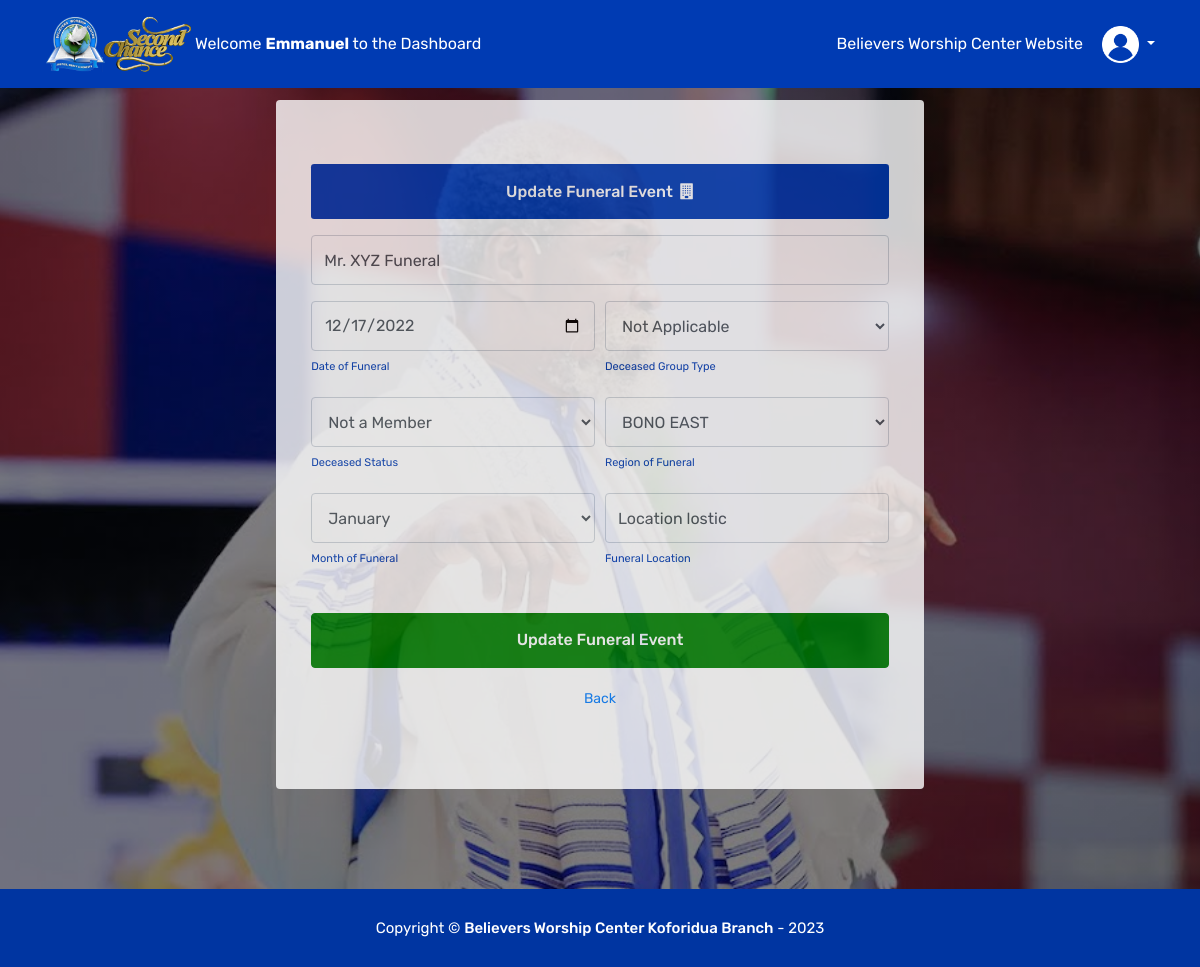
Page /users/updateFuneralEvent.php?anykey=7 (signed in) on the committed database.
### tables this page shows
CREATE TABLE `funerals` (
  `funeral_id` int(10) NOT NULL,
  `funeral_name` varchar(100) NOT NULL,
  `funeral_date` date NOT NULL,
  `deceased_status` varchar(100) NOT NULL,
  `deceased_group` varchar(100) NOT NULL,
  `funeral_region` varchar(100) NOT NULL,
  `funeral_month` varchar(100) NOT NULL,
  `funeral_location` varchar(100) NOT NULL,
  `AdminID` int(10) NOT NULL,
  `AddedBy` varchar(100) NOT NULL,
  `UpdatedBy` varchar(100) DEFAULT NULL,
  `update_date` date DEFAULT NULL
);

### controllers/funeralcontroller.php (called while the page is built, shortened)
<?php
require('../classes/funeralclass.php');
function getFuneral($a){
	$funeral = new funeral_class();
	$checkfuneral = $funeral->getFuneralById($a);
	if ($checkfuneral){
		$Funeral = array();
			while ($record = $funeral->db_fetch()) {
				$Funeral[] = $record;
			}
		return $Funeral;
}
}
?>

### classes/funeralclass.php (called while the page is built, shortened)
<?php
require('../settings/db_class.php');
class funeral_class extends db_connection
{
	public function getFuneralById($id){
		$sql = "SELECT * FROM `funerals` WHERE `funeral_id`='$id'";
		return $this->db_query($sql);
	}
}
?>

### settings/db_class.php (called while the page is built, shortened)
<?php
class db_connection
{
	public $db = null;
	public $results = null;
	function db_connect(){
		$this->db = mysqli_connect(SERVERNAME,USERNAME,PASSWORD,DATABASE);
		if (mysqli_connect_errno()) {
			return false;
		}else{
			return true;
		}
	}
	function db_query($sqlQuery){
		$this->results = mysqli_query($this->db,$sqlQuery);
		if ($this->results == false) {
			return false;
		}else{
			return true;
		}
	}
	function db_fetch(){
		return mysqli_fetch_assoc($this->results);
	}
}
?>

### users/updateFuneralEvent.php (the view, shortened to what this page needs)
<!DOCTYPE html>
<html lang="en">
	<head>
  <link rel="stylesheet" href="../css/all.min.css" />
  <link rel="stylesheet" href="../css/bootstrap.min.css" />
  <link rel="stylesheet" href="../css/owl.carousel.min.css" />
  <link rel="stylesheet" href="../css/jquery.fancybox.min.css" />
  <link rel="stylesheet" href="../css/nice-select.css" />
  <link rel="stylesheet" href="../css/style.css" />
  <link rel="stylesheet" href="../css/font-awesome-4.7.0/css/font-awesome.min.css" />
  <link rel="stylesheet" href="../css/custom.css" />
	</head>
	<body class="home-one">
		<header class="header" style="background-color: #003bb3">
		<div class="container d-flex align-items-center">
		<a class="" href="index.html">
			<img src="../images/bwcLogo.png" style="width: 150px;" alt="" />
		</a>
		<span style="color:white;">Welcome <strong><?php echo $_SESSION['user']['Username']; ?></strong> to the Dashboard</span>
		<nav class="primary-menu">
			<ul>
			<li><a href="https://www.bwcghana.org/" style="font-size: 16px;">Believers Worship Center Website</a></li>
			<li>
				<div class="dropdown" >
					<button class="dropbtn dropdown-toggle"
						data-toggle="dropdown" style="background-color:transparent;border:none;">
						<img src="../images/user.png" style="width: 37px; display: inline-block;" alt="" />
					</button>
				</div>
			</li>
			</ul>
		</nav>
		</div>
  </header>
  <section class="bannerv7a">
        <?php
        require('../controllers/funeralcontroller.php');
        $id = (isset($_GET['anykey']) ? $_GET['anykey'] : '');
        $funeral = getFuneral($id);
        if($funeral){
            foreach ($funeral as $value) {
            $fname=$value['funeral_name'];
            $fdate=$value['funeral_date'];
            $dstatus=$value['deceased_status'];
            $dgroup= $value["deceased_group"];
            $fregion = $value["funeral_region"];
            $fmonth = $value["funeral_month"];
            $flocation = $value["funeral_location"];
            }
        }
        ?>
		<div class="container d-flex justify-content-center">
			<div class="card col-lg-7" style="border: none; opacity: 0.8; margin-bottom: 0;">
				<div class="card-body">
					<div style="display: flex;justify-content: center;align-items: center;">
					</div>
					<form action="" class="mt-lg-2" method="POST" enctype="multipart/form-data">
						<div class="form-row">
							<div class="col-12">
								<div class="form-header mt-4" style="background-color: #003bb3; border-radius: 0.2rem">
									<h6 class="mt-2 text-center">
										Update Funeral Event&nbsp; <i class="fa fa-building" style="color:white;size: 60px;" aria-hidden="true"></i>
									</h6>
								</div>
							</div>
							<div class="col-6">
							</div>
                            <div class="col-6">
                            </div>
                            <div class="col-12">
                                <div class="form-group">
                                <input type="text" pattern="[A-Za-z.0-9\s-]+" title="Enter a valid funeral name"
                                class="form-control" placeholder="Funeral Name eg. The Late Mr. XYZ Funeral" required="required"
                                value="<?php echo isset($fname)? $fname: ''; ?>" id="funeralname" name="funeralname"
                                style="font-size: 16px; height: 50px;" style="width: 200px" />
                                </div>
                            </div>
                            <div class="col-6">
                                <div class="form-group">
                                    <input type="date" class="form-control"
                                    placeholder="Date of Funeral Event" required="required" id="dof" name="dof"
                                    style="font-size: 16px; height: 50px;"
                                    value="<?php echo isset($fdate)? $fdate: ''; ?>"
                                    style="width: 200px; font-size: medium"/>
                                    <span class="instruction" style="font-size: 11px;color:#003bb3;">Date of Funeral</span>
                                </div>
                            </div>
                            <div class="col-6">
                                <div class="form-group">
                                <select id="dgroup" name="dgroup" placeholder="" class="form-control"
                                    style="height: 50px;" required>
                                    <option value="Not Applicable" <?php if($dgroup=="Not Applicable") echo 'selected="selected"';?> >Not Applicable</option>
                                </select>
                                <span class="instruction" style="font-size: 11px;color:#003bb3;">Deceased Group Type</span>
                                </div>
                            </div>
                            <div class="col-6">
                                <div class="form-group">
                                    <select id="fmember" name="fmember" placeholder="Deceased Status" class="form-control"
                                        style="height: 50px;" required>
                                        <option value="Not a Member" <?php if($dstatus=='Not a Member') echo 'selected="selected"'; ?> >Not a Member</option>
                                    </select>
                                    <span class="instruction" style="font-size: 11px;color:#003bb3;">Deceased Status</span>
                                </div>
                            </div>
                            <div class="col-6">
                                <div class="form-group">
                                    <select id="region" name="region" placeholder="Region" class="form-control" style="height: 50px;" required >
                                        <option value="BONO EAST" <?php if($fregion=='BONO EAST') echo 'selected="selected"';?> >BONO EAST</option>
                                    </select>
                                    <span class="instruction" style="font-size: 11px;color:#003bb3;">Region of Funeral</span>
                                </div>
                            </div>
                            <div class="col-6">
                                <div class="form-group">
                                    <select id="month" name="month" placeholder="Month(MM)" class="form-control" style="height: 50px;" required >
                                        <option value="January" <?php  if($fmonth=='January') echo 'selected="selected"'; ?> >January</option>
                                    </select>
                                    <span class="instruction" style="font-size: 11px;color:#003bb3;">Month of Funeral</span>
                                </div>
                            </div>
                            <div class="col-6">
                                <div class="form-group">
                                    <input type="text" pattern="[A-Za-z.0-9\s-]+" title="Enter a valid funeral location"
                                    class="form-control" placeholder="Funeral Location" required="required"
                                    value="<?php echo isset($flocation)? $flocation: ''; ?>" id="funeralloc" name="funeralloc"
                                    style="font-size: 16px; height: 50px;" style="width: 200px" />
                                    <span class="instruction" style="font-size: 11px;color:#003bb3;">Funeral Location</span>
                                </div>
                            </div>
							<div class="form-group mt-4 col-12 mb-5">
								<button type="submit" class="btn btn-primary btn-block" id="button1" name="funeral_update"
									style="background-color: green; border-color: green">
									Update Funeral Event
								</button>
								<div class="text-center mt-3">
									<label style="font-size:14px;"><a href="funeralevents.php">Back</a></label>
								</div>
							</div>
						</div>
					</form>
				</div>
			</div>
		</div>
	</section>
<footer class="footer">
		<div class="foo-btm">
			<div class="container">
				<div class="row">
					<div class="col-md-12">
						<div class="copyright text-center">
							Copyright &copy; <a href="/">Believers Worship Center Koforidua Branch</a> -
						</div>
					</div>
				</div>
			</div>
		</div>
</footer>
	<link rel="stylesheet" href="https://cdnjs.cloudflare.com/ajax/libs/intl-tel-input/16.0.8/css/intlTelInput.css" />
</body>
</html>

### css/style.css (style rules this page uses)
* { margin: 0; padding: 0; -webkit-box-sizing: border-box; box-sizing: border-box; }
body { color: #6c6c6f; background-color: #fff; font-family: "Rubik", sans-serif; font-weight: 400; font-size: 16px; line-height: 28px; }
a { -webkit-transition: all 300ms ease-in-out; -o-transition: all 300ms ease-in-out; transition: all 300ms ease-in-out; }
h1, h2, h3, h4, h5, h6 { font-family: "Rubik", sans-serif; font-weight: 500; }
img { display: block; width: 100%; height: auto; position: relative; }
ul { margin: 0; padding: 0; list-style: none; }
section { display: block; position: relative; padding: 100px 0; width: 100%; }
.btn { color: #fff; display: inline-block; font-size: 16px; font-weight: 500; line-height: 0.8; text-transform: capitalize; min-width: 200px; padding: 20px 25px; position: relative; overflow: hidden; }
@media screen and (min-width: 992px) { .btn:first-of-type { margin-right: 25px; } }
.header .primary-menu ul li a { font-size: 12px; }
.header, .header02, .header03, .header04 { display: block; position: absolute; left: 0; top: 0; height: 88px; width: 100%; z-index: 9; -webkit-transition: all 0.5s; -o-transition: all 0.5s; transition: all 0.5s; background-color: rgba(0, 0, 0, 0.1); }
.header .container, .header02 .container, .header03 .container, .header04 .container { position: relative; height: 100%; }
.header .primary-menu, .header02 .primary-menu, .header03 .primary-menu, .header04 .primary-menu { margin-left: auto; }
.header .primary-menu ul li, .header02 .primary-menu ul li, .header03 .primary-menu ul li, .header04 .primary-menu ul li { display: inline-block; position: relative; }
.header .primary-menu ul li a, .header02 .primary-menu ul li a, .header03 .primary-menu ul li a, .header04 .primary-menu ul li a { color: #fff; display: block; text-transform: capitalize; padding: 5px 25px; position: relative; }
@media screen and (min-width: 992px) { .header .primary-menu ul li a, .header02 .primary-menu ul li a, .header03 .primary-menu ul li a, .header04 .primary-menu ul li a { padding: 30px 15px; } }
.footer { background-size: auto; background-position: center top; background-repeat: no-repeat; background-image: url("../images/footer-bg.png"); position: relative; width: 100%; }
.footer .foo-btm { background-color: rgba(0, 0, 0, 0.1); padding: 25px; }
.footer .copyright { color: #fff; font-size: 15px; text-align: center; }
.footer .copyright a { color: #fff; display: inline-block; font-weight: 500; }
@media screen and (min-width: 768px) { .footer .copyright { text-align: right; } }
.fa { color: #003bb3; }

### users/updateFuneralEvent.php (style rules this page uses)
.form-header { padding: 10px; background-color: #003bb3; color: white; background-size: 300px 100px; }
footer { background-color:#003bb3 !important; border-color: #003bb3 !important; z-index: -2 !important; }
.bannerv7a { background-image: linear-gradient(rgba(0, 0, 0, 0.5), rgba(0, 0, 0, 0.5)), url("../images/5.jpg"); background-size: cover; background-attachment: fixed; background-size:cover; background-repeat: no-repeat; background-position: top; }
.dropdown-toggle { color:white; }

### rows in the picture
funerals: funeralname "Mr. XYZ Funeral", dof "12/17/2022", dgroup "Not Applicable", fmember "Not a Member", region "BONO EAST", month "January", funeralloc "Location lostic"

### other values in the picture
$_SESSION['user']['Username'] "Emmanuel"
